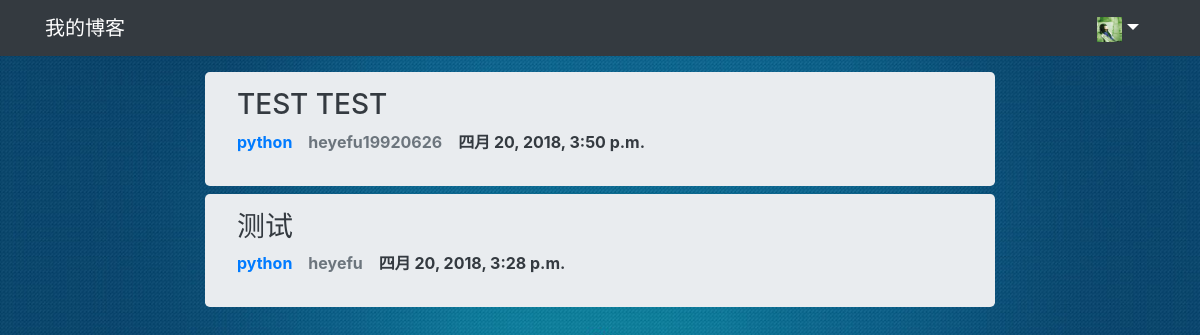
Page / (signed in) on the earlier database version.
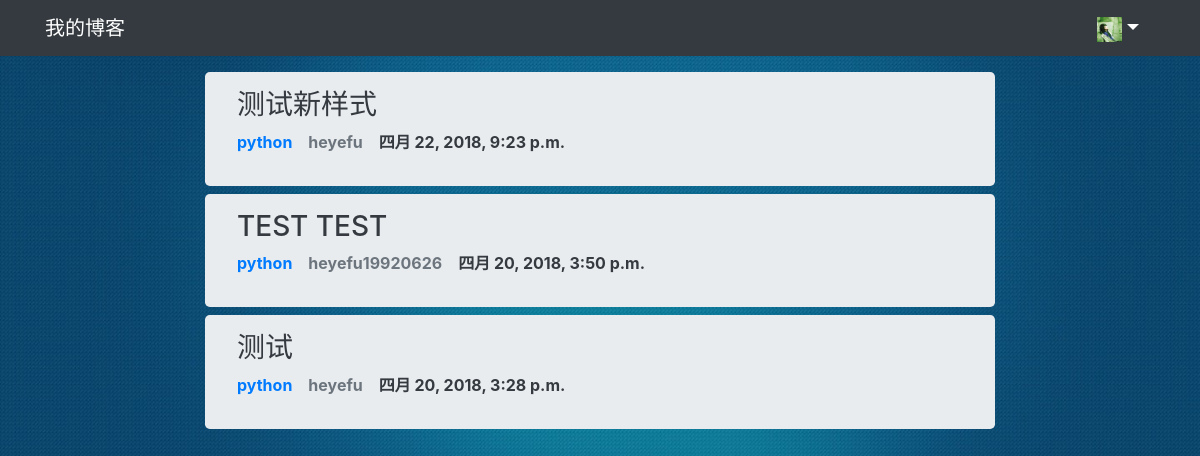
Same page on the later database version.
### users/models.py (models this page shows)
class MyUser(AbstractUser):
    head_portrait = models.CharField(max_length=100)

### blog/models.py (models this page shows, shortened)
class Article(models.Model):
    title = models.CharField(max_length=100)
    body = models.TextField()
    category = models.ForeignKey(Category, on_delete=models.CASCADE)
    created_time = models.DateTimeField(auto_now_add=True)
    modified_time = models.DateTimeField(auto_now=True)
    author = models.ForeignKey(User, on_delete=models.CASCADE)
    tags = models.ManyToManyField(Tag)

class Category(models.Model):
    name = models.CharField(max_length=100)
    def __str__(self):
        return self.name

### blog/views.py (the view)
# urls.py: path('', views.index, name="index"),
def index(request):
    articles = Article.objects.all().order_by('-created_time')
    context = {'articles': articles}
    return render(request, 'blog/index.html', context)

### blog/templates/blog/index.html
{% extends 'blog/base.html' %}
{% load i18n %}
{% load static %}
{% block content %}
<div class="row">
    <div class="col-md-2">
    </div>
    <div class="col-md-8">
        {% for article in articles %}
            <div class="jumbotron jumbotron-articles">
                <h3><a href="{% url 'blog:article_details' article.id %}" class="a-text a-hover">{{ article.title }}</a></h3>
                <dl class="list-articles">
                    <dt><a class="a-hover" href="#">{{ article.category }}</a></dt>
                    <dt><a class="text-secondary a-hover" href="#">{{ article.author }}</a></dt>
                    <dt><a href="#" class="text-dark a-hover">{{ article.created_time }}</a></dt>
                </dl>
            </div>
        {% endfor %}
    </div>
</div>
{% endblock content %}

### blog/templates/blog/base.html (shortened to what this page needs)
{% load i18n %}
{% load static %}
<!doctype html>
<html lang="en">
    <head>
        <link rel="stylesheet" href="{% static 'bootstrap4/css/bootstrap.min.css' %}">
        <link rel="stylesheet" href="{% static 'css/index.css' %}">
    </head>
    <body>
        <header>
            <nav class="navbar navbar-expand-sm navbar-dark bg-dark fixed-top">
            <div class="container">
                <div class="navbar-header">
                    <a class="navbar-brand" href="{% url 'blog:index' %}">{% trans 'Myblog' %}</a>
                </div>
                <div id="navbar" class="collapse navbar-collapse justify-content-end">
                    <ul class="navbar-nav">
                        {% if user.is_authenticated %}
                        <li class="nav-item dropdown">
                            {% if user.head_portrait %}
                            <a class="navbar-brand dropdown-toggle" href="#" id="setting" role="button" data-toggle="dropdown" aria-haspopup="true" aria-expanded="false"><img class="nav-head-image" src="{{ user.head_portrait }}"></a>
                            {% else %}
                            <a class="nav-link dropdown-toggle" href="#" id="setting" role="button" data-toggle="dropdown" aria-haspopup="true" aria-expanded="false">{{ user.username }}</a>
                            {% endif %}
                        </li>
                        {% endif %}
                    </ul>
                </div>
            </div>
        </nav>
        </header>
        <main role="main">
                    {% block content %}{% endblock content %}
        </main>
    </body>
</html>

### blog/static/css/index.css (style rules this page uses)
html,body { min-height: 100%; width: 100% height: 100%; margin: 0; padding: 0; }
body { background: url("../img/bg-1.jpg") no-repeat; background-size: 100% 100%; margin-bottom: 35px; background-attachment: scroll; overflow-x: hidden; }
main { margin-top: 4rem; }
.a-text { color: #343a40; }
.jumbotron-articles { margin: 0.5rem 0; padding: 1rem 2rem; }
.list-articles { display: flex; }
.list-articles dt { margin-right: 1rem; }
.nav-head-image { height: 25px; width: 25px; }

Differences in the rows shown:
added Article: title "测试新样式", category "python", author "heyefu", created_time "四月 22, 2018, 9:23 p.m."
